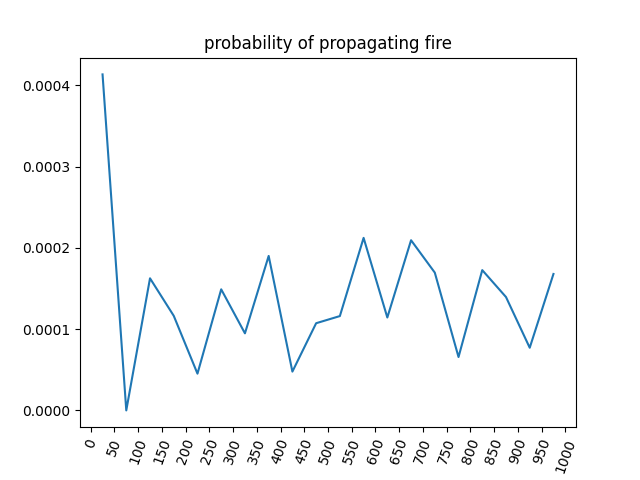

Write Python code to recreate this figure.
import matplotlib.pyplot as plt
import numpy as np

DATA_PATH = 'data/'

FIRE_DISTANCES_PATH = DATA_PATH + 'fire_distances.csv'
BUILDING_DISTANCES_PATH = DATA_PATH + 'building_distances.csv'
DISTRIBUTION_PLOT_PATH = 'distribution.png'

MAX_DISTANCE = 1000
NUM_RANGES = 20

def print_distribution(p_distribution, bin_edges):
    for i, p in enumerate(p_distribution):
        print(f'{bin_edges[i]:3} - {bin_edges[i+1]:4} m: {p:.5f}')

def plot_distribution(p_distribution, bin_edges):
    bin_centres = (bin_edges[:-1] + bin_edges[1:]) / 2
    plt.plot(bin_centres, p_distribution)
    plt.xticks(bin_edges, rotation=70)

    plt.xlabel('distance [m]')
    plt.title('probability of propagating fire')

def main():
    fire_distances = np.loadtxt(FIRE_DISTANCES_PATH)
    building_distances = np.loadtxt(BUILDING_DISTANCES_PATH)

    bin_edges = np.arange(0, MAX_DISTANCE+1, step=MAX_DISTANCE / NUM_RANGES, dtype=np.int32)

    buildings_histogram, _ = np.histogram(building_distances, bins=bin_edges)
    fires_histogram, _ = np.histogram(fire_distances, bins=bin_edges)

    p_distribution = 0.5 * fires_histogram / buildings_histogram

    print_distribution(p_distribution, bin_edges)

    plot_distribution(p_distribution, bin_edges)
    plt.savefig(DISTRIBUTION_PLOT_PATH)
    plt.show()

if __name__ == "__main__":
    main()